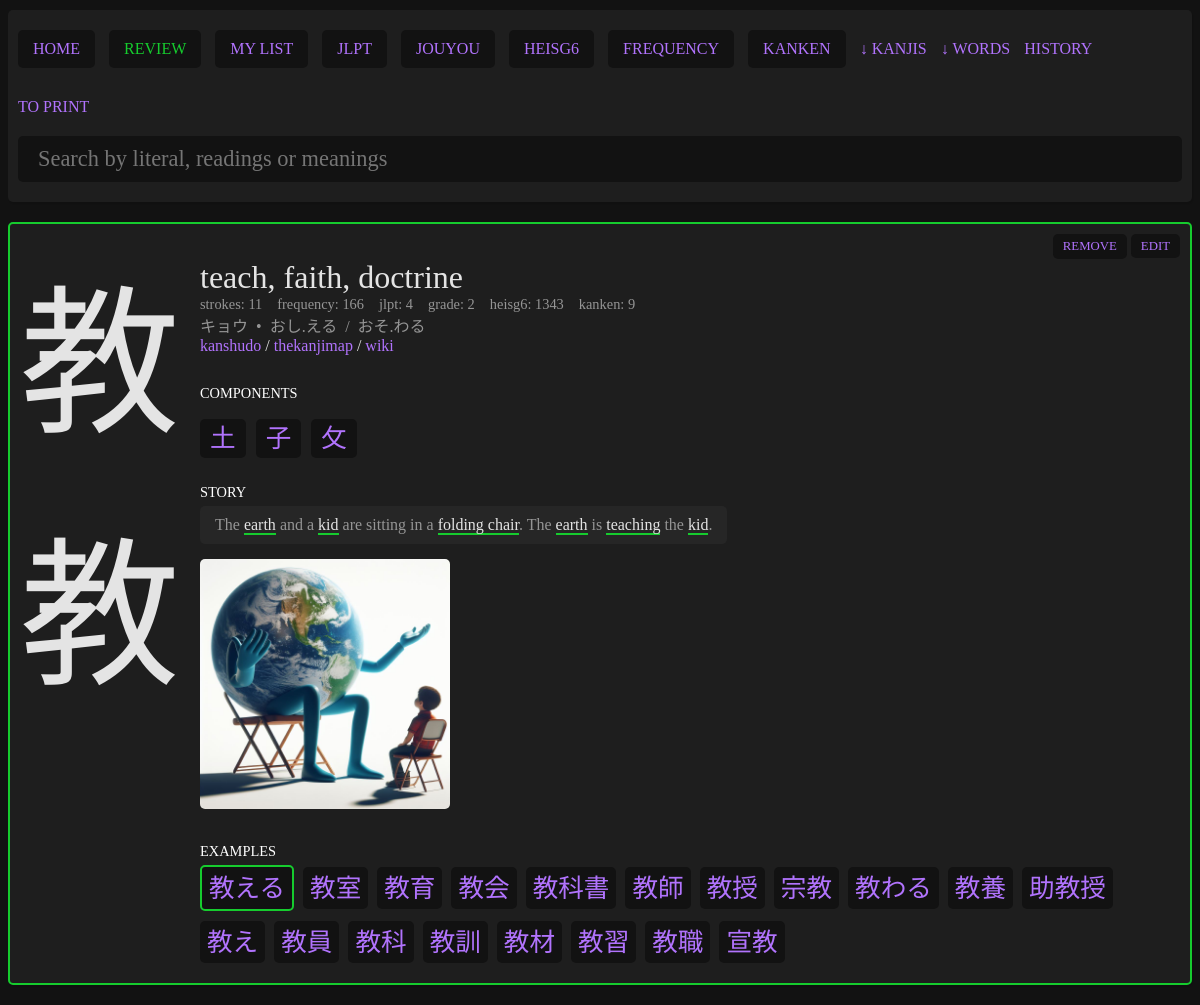
The app's page /pages/kanji.php?literal=教 with its own data.
### tables this page shows
CREATE TABLE "kanjis" (
	"literal"	TEXT NOT NULL UNIQUE,
	"meanings"	TEXT NOT NULL,
	"onReadings"	TEXT,
	"kunReadings"	TEXT,
	"strokes"	INTEGER,
	"jlpt"	INTEGER,
	"frequency"	INTEGER,
	"grade"	INTEGER,
	"heisg6"	INTEGER,
	"components"	TEXT,
	"other_forms"	TEXT, "kanken" INTEGER NULL, "story" TEXT NULL, "added" INTEGER NULL, "score" INTEGER NULL, "added_at" datetime, "unfinished" integer,
	PRIMARY KEY("literal")
);

### pages/kanji.php (the view, shortened to what this page needs)
<?php
$myPDO = new PDO('sqlite:../data/kanjis.db');
if (isset($_GET['literal'])) {
    if (empty($_GET['literal'])) {
        $error = "No selected kanji.";
    } else {
        $sql = "SELECT * FROM kanjis WHERE literal = ?";
        $stmt = $myPDO->prepare($sql);
        $results = $stmt->execute([$_GET['literal']]);
        $entry = $stmt->fetch();
    }
}
?>
<?php require '../parts/header.php'; ?>
<?php if (!empty($error)) : ?>
    <div class="error">
        <?php echo $error; ?>
    </div>
<?php elseif (isset($_GET['literal'])) : ?>
    <?php if (!$entry) : ?>
        <div class="card empty">
            No results.
        </div>
    <?php else : ?>
        <div class="card <?php if ($entry['added'] == 1) echo ' added'; ?><?php if ($entry['unfinished'] == 1) echo ' unfinished'; ?>">
            <div class="left">
                <div class="kanji"><?php echo $entry['literal']; ?></div>
                <div class="big-kanji"><?php echo $entry['literal']; ?></div>
            </div>
            <div class="right">
                <div class="meanings">
                    <?php echo str_replace(";", ", ", $entry['meanings']); ?>
                </div>
                <div class="meta">
                    <div class="item">
                        <span class="ref">strokes</span>
                        <span class="number"><?php echo $entry['strokes']; ?></span>
                    </div>
                    <?php if (!empty($entry['frequency'])) : ?>
                        <div class="item">
                            <span class="ref">frequency</span>
                            <span class="number"><?php echo $entry['frequency']; ?></span>
                        </div>
                    <?php endif; ?>
                    <?php if (!empty($entry['jlpt'])) : ?>
                        <div class="item">
                            <span class="ref">jlpt</span>
                            <span class="number"><?php echo $entry['jlpt']; ?></span>
                        </div>
                    <?php endif; ?>
                    <?php if (!empty($entry['grade'])) : ?>
                        <div class="item">
                            <span class="ref">grade</span>
                            <span class="number">
                                <?php
                                if ($entry['grade'] <= 6) {
                                    echo $entry['grade'];
                                } elseif ($entry['grade'] == 8) {
                                    echo "HighSchool(Jouyou)";
                                } elseif ($entry['grade'] == 9) {
                                    echo "Jinmeiyou(Names)";
                                } else {
                                    echo "Jinmeiyou(Names extra)";
                                }
                                ?>
                            </span>
                        </div>
                    <?php endif; ?>
                    <?php if (!empty($entry['heisg6'])) : ?>
                        <div class="item">
                            <span class="ref">heisg6</span>
                            <span class="number"><?php echo $entry['heisg6']; ?></span>
                        </div>
                        <?php if (!empty($entry['kanken'])) : ?>
                            <div class="item">
                                <span class="ref">kanken</span>
                                <span class="number">
                                    <?php
                                    if ($entry['kanken'] == 1.5) {
                                        echo "pre 1";
                                    } elseif ($entry['kanken'] == 2.5) {
                                        echo "pre 2";
                                    } else {
                                        echo $entry['kanken'];
                                    }
                                    ?>
                                </span>
                            </div>
                        <?php endif; ?>
                    <?php endif; ?>
                </div>
                <?php
                if (!empty($entry['onReadings']) or !empty($entry['kunReadings'])) {
                    echo '<div class="readings">';
                    echo str_replace(";", "&nbsp;&nbsp;/&nbsp;&nbsp;", $entry['onReadings']);
                    if (!empty($entry['kunReadings'])) {
                        echo '&nbsp;&nbsp;•&nbsp;&nbsp;';
                        echo str_replace(";", "&nbsp;&nbsp;/&nbsp;&nbsp;", $entry['kunReadings']);
                    }
                    echo '</div>';
                }
                ?>
                <div class="links">
                    <a href="https://www.kanshudo.com/kanji/<?php echo $entry['literal']; ?>" target="_blank">kanshudo</a> /
                    <a href="https://thekanjimap.com/<?php echo $entry['literal']; ?>" target="_blank">thekanjimap</a> /
                    <a href="https://en.wiktionary.org/wiki/<?php echo $entry['literal']; ?>" target="_blank">wiki</a>
                </div>
                <?php
                if (!empty($entry['components'])) {
                    echo '<div class="title briem-hand-normal">Components</div>';
                    echo '<div class="components">';
                    $componentsArray = explode(";", $entry['components']);
                    foreach ($componentsArray as $component) {
                        echo '<div class="component"><a href="kanji.php?literal=' . $component . '">' . $component . '</a></div>';
                    }
                    echo '</div>';
                }
                ?>
                <?php if (!empty($entry['story'])) : ?>
                    <div class="title">Story</div>
                    <div class="story">
                        <?php
                        $pattern = '/#(.+?)#/';
                        $story = preg_replace($pattern, '<a href="kanji.php?literal=$1">$1</a>', $entry['story']);
                        $pattern = '/\_(.+?)\_/';
                        echo preg_replace($pattern, '<span>$1</span>', $story);
                        ?>
                    </div>
                <?php endif; ?>
                <?php
                $img = "../data/images/" . $entry['literal'];
                $imgjpg = $img . ".jpg";
                $imgpng = $img . ".png";
                if (file_exists($imgjpg)) {
                    echo "<a href='" . $imgjpg . "' target='_blank'><img src='" . $imgjpg . "'></a>";
                } elseif (file_exists($imgpng)) {
                    echo "<a href='" . $imgpng . "' target='_blank'><img src='" . $imgpng . "'></a>";
                }
                ?>
                <?php
                $sql = "SELECT * FROM examples WHERE kanji != '' AND kanji LIKE ? ORDER BY jlpt DESC";
                $stmt = $myPDO->prepare($sql);
                $stmt->execute(['%' . $entry['literal'] . '%']);
                $examples = $stmt->fetchAll();
                ?>
                <?php if (!empty($examples)) : ?>
                    <div class="words">
                        <div class="title">Examples</div>
                        <?php foreach ($examples as $example) : ?>
                            <?php if ($example['added'] == 1) : ?>
                                <div class="word added">
                                <?php else : ?>
                                    <div class="word">
                                    <?php endif; ?>
                                    <a href="search.php?query=<?php echo $example['kanji']; ?>" class="example-kanji"><?php echo $example['kanji']; ?></a>
                                    </div>
                                <?php endforeach; ?>
                                </div>
                            <?php endif; ?>
                                </div>
                                <div class="action">
                                    <?php if ($entry['added'] == '' || $entry['added'] == 0) : ?>
                                        <form action="../actions/toggle_kanji_study.php" method="POST">
                                            <input type="hidden" name="literal" value="<?php echo $entry['literal']; ?>">
                                            <button type="submit">add</button>
                                        </form>
                                    <?php else : ?>
                                        <form action="../actions/toggle_kanji_study.php" method="POST">
                                            <button type="submit">remove</button>
                                        </form>
                                    <?php endif; ?>
                                    <a id="edit-toggle" href="#edit-area">edit</a>
                                </div>
                    </div>
                <?php endif; ?>
            <?php else : ?>
                <div class="card empty">
                    No kanji selected.
                </div>
            <?php endif; ?>
            <?php require '../parts/footer.php'; ?>

### parts/header.php (shortened to what this page needs)
<!DOCTYPE html>
<html lang="en">
<head>
    <link rel="stylesheet" href="../data/style.css">
</head>
<body>
    <div class="content">
        <div class="header">
            <div class="header-actions">
                <a href="index.php">HOME</a>
                <form action="../actions/review.php" method="POST">
                    <button type="submit" class="review">REVIEW</button>
                </form>
                <a href="list.php?list=my_list" <?php if (isset($_GET['list']) && $_GET['list'] == 'my_list') echo ' class="selected"'; ?>>MY LIST</a>
                <a href="list.php?list=jlpt" <?php if (isset($_GET['list']) && $_GET['list'] == 'jlpt') echo ' class="selected"'; ?>>JLPT</a>
                <a href="list.php?list=jouyou" <?php if (isset($_GET['list']) && $_GET['list'] == 'jouyou') echo ' class="selected"'; ?>>JOUYOU</a>
                <a href="list.php?list=heisg6" <?php if (isset($_GET['list']) && $_GET['list'] == 'heisg6') echo ' class="selected"'; ?>>HEISG6</a>
                <a href="list.php?list=frequency" <?php if (isset($_GET['list']) && $_GET['list'] == 'frequency') echo ' class="selected"'; ?>>FREQUENCY</a>
                <a href="list.php?list=kanken" <?php if (isset($_GET['list']) && $_GET['list'] == 'kanken') echo ' class="selected"'; ?>>KANKEN</a>
                <a href="../actions/export_kanji.php" class="export">&#8595; KANJIS</a>
                <a href="../actions/export_words.php" class="export">&#8595; WORDS</a>
                <a href="../pages/history.php" class="export">HISTORY</a>
                <a href="../pages/print.php" target="_blank" class="export">TO PRINT</a>
            </div>
            <div class="header-form">
                <form action="search.php" method="GET">
                    <input type="search" placeholder="Search by literal, readings or meanings" name="query" value="<?php if (isset($_GET['query'])) echo $_GET['query']; ?>">
                </form>
            </div>
        </div>

### parts/footer.php (shortened to what this page needs)
</div>
</body>
</html>

### data/style.css (style rules this page uses)
body { background:#121212; color:#e4e4e4; font-family: "NotoSansJP"; }
* { box-sizing: border-box; }
.content { max-width: 1200px; margin: 10px auto; }
.card, .header, .list { position:relative; background:#1e1e1e; display:flex; border-radius: 5px; box-shadow: 1px 2px 1px rgba(0, 0, 0, 0.1); margin-bottom:20px; }
.word.added, .card.added { border:2px solid #16cc2e; }
.header { padding:10px; }
.card .right { display: flex; flex-direction: column; flex-grow: 2; align-items: flex-start; padding:10px; }
.card .right img { max-width: 100%; max-height: 250px; margin-top:15px; border-radius: 5px; }
.card .left .kanji { font-family:"NotoSansJP", "BabelStoneHan"; font-size:120pt; padding:10px; }
.card .left .big-kanji { font-family:"KanjiStrokeOrders", "BabelStoneHan"; font-size:120pt; padding:10px; }
.card .right .meta, .card .right .components { display:flex; flex-wrap: wrap; flex-direction: row; justify-items: center; margin-top:10px; }
.card .right .meta { margin:0; }
.card .right .readings { color:#959595; font-family: "NotoSansJP"; }
.card .right .story { padding: 5px 0; color: #959595; background: #262626; padding: 10px 15px; border-radius: 5px; }
.card .right .meta .item { margin:0 15px 0 0px; color:#959595; font-size: 0.9em; }
.card .right .meta .item .ref::after { content:': '; }
.card .right .meanings { font-size: 2em; margin:25px 0 0 0 ; }
.card .right .component a { background-color:#121212; margin:0 10px 5px 0; padding:5px 10px; border-radius: 5px; font-family: "NotoSansJP"; }
.card .right .component { font-size: 1.6em; }
.card .action { position: absolute; top:10px; right:10px; }
.card .action form { display:inline-block; }
button, #edit-toggle { cursor:pointer; background-color:#121212; padding:5px 10px; border-radius: 5px; font-family: "NotoSansJP"; text-transform: uppercase; font-size: 0.8em; border:none; }
.header input { background-color:#121212; padding:10px 20px; border-radius: 5px; font-family: "NotoSansJP","BabelStoneHan"; color:#e4e4e4; border:none; width:100%; font-size: 1.4em; margin-bottom:10px; }
.header form { width:100%; }
a, button { text-decoration: none; color:#b173fd; }
.header { display: flex; flex-direction: column; }
.header .header-actions a, .header button { background:#121212; padding:10px 15px; margin:10px 10px 10px 0; display:inline-block; border-radius: 5px; font-size:1em; }
.header .header-actions .export { background:none; padding:10px 0; }
.header form { display:inline; }
.review { color:#16cc2e; }
.words .word { border-radius: 5px; background:#121212; margin-bottom:10px; display: inline-block; position:relative; cursor:default; margin-right:5px; }
.title { text-transform: uppercase; color:#FFF; font-size:0.9em; padding:5px 0; margin-top:25px; }
.card .right .components .component a { font-family:"NotoSansJP", "BabelStoneHan"; }
.story span { color:#e4e4e4; border-bottom: 2px solid #16cc2e; }
.word { overflow: visible; }
.word a { display: inline-block; font-size: 1.6em; padding:0px 7px 5px 7px; }

### records on screen
kanjis: literal "教", meanings "teach, faith, doctrine", strokes "11", frequency "166", jlpt "4", grade "2", heisg6 "1343", kanken "9", onReadings "キョウ", kunReadings "おし.える / おそ.わる", components "土", components "子", components "攵", story "The earth and a kid are sitting in a folding chair . The earth is teaching the kid ."

### other values on screen
$example['kanji'] "教える"
$example['kanji'] "教室"
$example['kanji'] "教育"
$example['kanji'] "教会"
$example['kanji'] "教科書"
$example['kanji'] "教師"
$example['kanji'] "教授"
$example['kanji'] "宗教"
$example['kanji'] "教わる"
$example['kanji'] "教養"
$example['kanji'] "助教授"
$example['kanji'] "教え"
$example['kanji'] "教員"
$example['kanji'] "教科"
$example['kanji'] "教訓"
